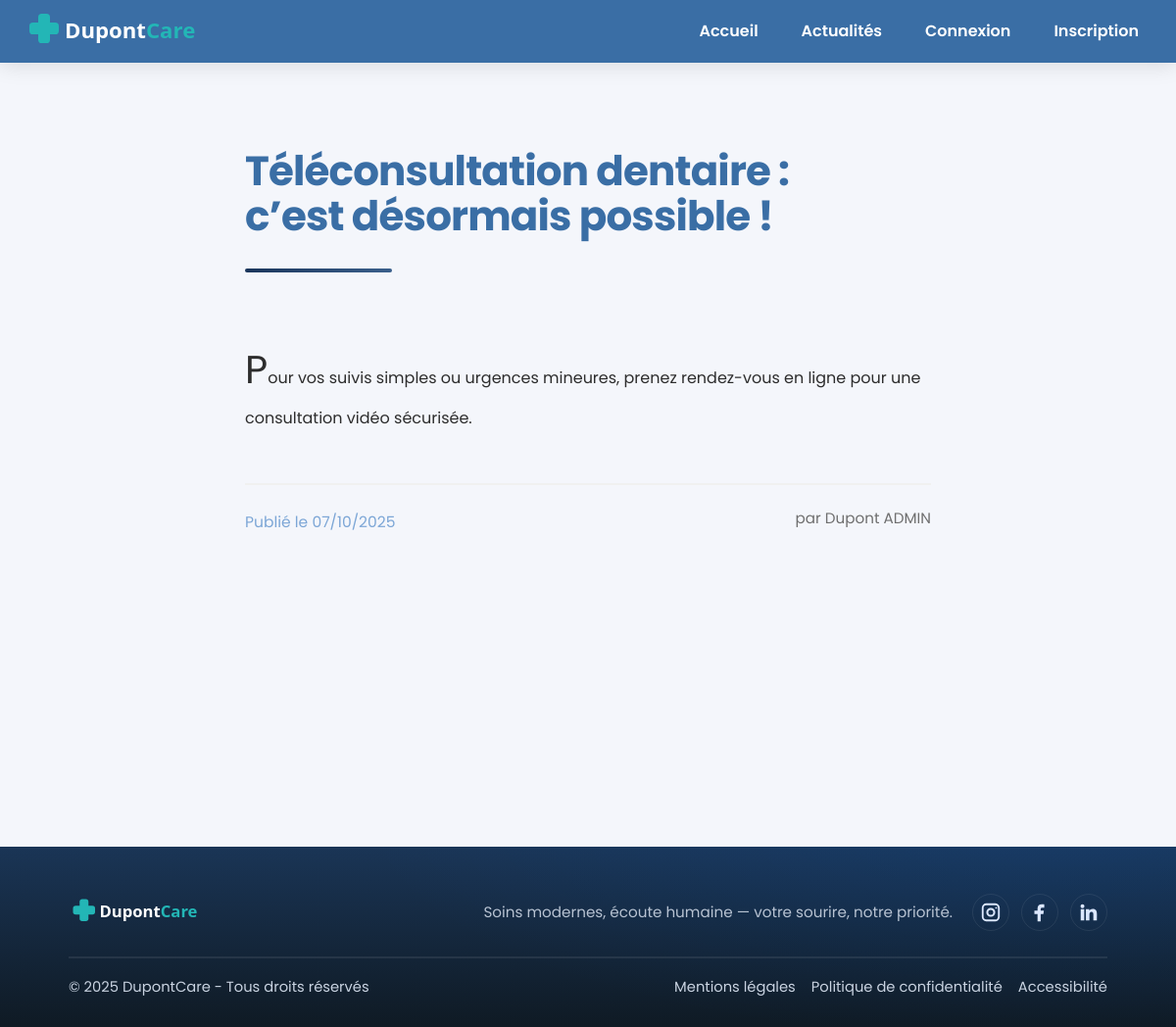
/index.php?page=actus&action=show&id=5, run on an earlier commit of the app's database.
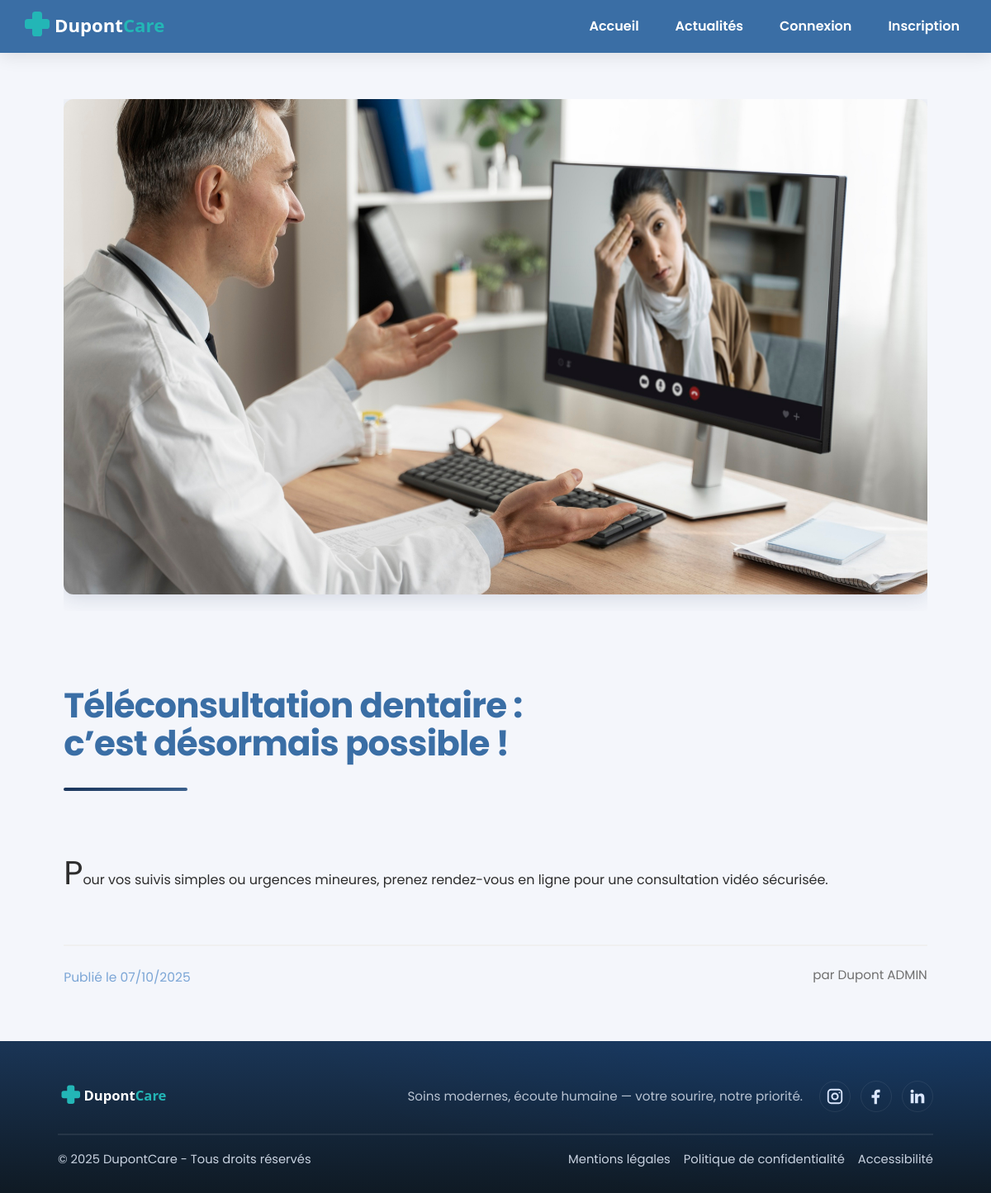
And on a later commit of the database.
### tables this page shows
CREATE TABLE `actualite` (
  `id` int(10) UNSIGNED NOT NULL,
  `auteur_id` int(10) UNSIGNED NOT NULL,
  `titre` varchar(200) NOT NULL,
  `contenu` mediumtext NOT NULL,
  `date_publication` datetime DEFAULT NULL,
  `statut` enum('BROUILLON','PUBLIE','ARCHIVE') NOT NULL DEFAULT 'BROUILLON',
  `image` varchar(255) DEFAULT NULL
);

CREATE TABLE `utilisateur` (
  `id` int(10) UNSIGNED NOT NULL,
  `role` enum('PATIENT','MEDECIN','SECRETAIRE') NOT NULL,
  `nom` varchar(100) NOT NULL,
  `prenom` varchar(100) NOT NULL,
  `email` varchar(190) NOT NULL,
  `telephone` varchar(30) DEFAULT NULL,
  `avatar` varchar(255) DEFAULT NULL,
  `password_hash` varchar(255) NOT NULL,
  `date_inscription` datetime NOT NULL DEFAULT current_timestamp(),
  `date_naissance` date DEFAULT NULL
);

### app/controllers/ActusController.php (called while the page is built, shortened)
<?php
class ActusController {
    private $actuModel;
    public function __construct() {
        $this->actuModel = new ActuModel();
    }
    public function show($id) {
        $actu = $this->actuModel->getActuById($id);
        require_once 'app/views/detail-actu.php';
    }
}

### app/core/App.php (called while the page is built, shortened)
<?php
class App {
    public function run() {
        $action = $_GET['action'] ?? 'index';
        $method = $action;
        $params = [];
        if (isset($_GET['id'])) {
            $params[] = $_GET['id'];
        }
        try {
            $controller = new $controllerClass();
            call_user_func_array([$controller, $method], $params);
        } catch (\Exception $e) {
            error_log("Exception détaillée: " . $e->getMessage());
            error_log("Fichier: " . $e->getFile() . " ligne " . $e->getLine());
            error_log("Stack trace: " . $e->getTraceAsString());
            http_response_code(404);
            include __DIR__ . '/../views/error/404.php';
        }
    }
}

### index.php (called while the page is built, shortened)
<?php
spl_autoload_register(function ($class) {
    $path = __DIR__ . '/' . str_replace('\\', '/', $class) . '.php';
});
$app = new App();
$app->run();

### app/core/Model.php (called while the page is built, shortened)
<?php
abstract class Model {
    public function __construct() {
        $this->db = Database::getInstance();
    }
}

### app/models/database.php (called while the page is built, shortened)
<?php
class Database {
    private static $instance = null;
    private $connection;
    private function __construct() {
        $host = 'localhost';
        $dbname = 'bdd_dupont';
        $user = 'root';
        $pass = '';
        $options = [
            PDO::ATTR_ERRMODE => PDO::ERRMODE_EXCEPTION,
            PDO::ATTR_DEFAULT_FETCH_MODE => PDO::FETCH_ASSOC,
            PDO::MYSQL_ATTR_INIT_COMMAND => 'SET NAMES utf8mb4'
        ];
        try {
            $this->connection = new PDO(
                "mysql:host=$host;dbname=$dbname",
                $user,
                $pass,
                $options
            );
        } catch (PDOException $e) {
            die('Erreur connexion BDD : ' . $e->getMessage());
        }
    }
    public function prepare($sql) {
        return $this->connection->prepare($sql);
    }
    public static function getInstance() {
        if (self::$instance === null) {
            self::$instance = new self();
        }
        return self::$instance;
    }
}

### app/models/ActuModel.php (called while the page is built, shortened)
<?php
class ActuModel extends Model {
    public function getActuById($id) {
        $sql = "SELECT a.*, u.nom as auteur_nom, u.prenom as auteur_prenom
                FROM actualite a
                JOIN utilisateur u ON a.auteur_id = u.id
                WHERE a.id = ? AND a.statut = 'PUBLIE'";
        $stmt = $this->db->prepare($sql);
        $stmt->execute([$id]);
        return $stmt->fetch();
    }
}

### app/views/detail-actu.php (the view, shortened to what this page needs)
<?php
include __DIR__ . '/templates/header.php';
?>
<link rel="stylesheet" href="css/detail-actu.css?v=<?php echo time(); ?>">
<main>
  <section class="actu-section">
    <div class="actu-detail-container">
      <?php if (empty($actu)): ?>
        <p class="no-actus">Aucune actualité n'est disponible pour le moment.</p>
      <?php else: ?>
        <article class="actu-detail">
          <div class="actu-detail-flex<?php echo empty($actu['image']) ? ' no-image' : ''; ?>">
            <?php if (!empty($actu['image'])): ?>
              <div class="actu-detail-image">
                <img src="/cabinetdupont/public/uploads/<?php echo htmlspecialchars($actu['image']); ?>" alt="Image de l'actualité">
              </div>
            <?php endif; ?>
            <div class="actu-detail-content-block">
              <h3><?php echo htmlspecialchars($actu['titre']); ?></h3>
              <div class="actu-detail-content">
                <p><?php echo nl2br(htmlspecialchars($actu['contenu'])); ?></p>
              </div>
              <div class="actu-detail-meta">
                <span class="actu-date">Publié le <?php echo date('d/m/Y', strtotime($actu['date_publication'])); ?></span>
                <span class="actu-author meta-author">par <?php echo htmlspecialchars($actu['auteur_prenom'] . ' ' . $actu['auteur_nom']); ?></span>
              </div>
            </div>
          </div>
        </article>
      <?php endif; ?>
    </div>
  </section>
</main>
<?php include __DIR__ . '/templates/footer.php'; ?>

### app/views/templates/header.php (shortened to what this page needs)
<!DOCTYPE html>
<html lang="fr">
<head>
    <link rel="stylesheet" href="<?php echo BASE_URL; ?>/css/style.css" />
    <link rel="stylesheet" href="<?php echo BASE_URL; ?>/css/header.css" />
    <link rel="stylesheet" href="<?php echo BASE_URL; ?>/css/footer.css" />
    <link rel="stylesheet" href="<?php echo BASE_URL; ?>/css/horaires.css" />
    <link rel="stylesheet" href="<?php echo BASE_URL; ?>/css/login.css" />
    <link rel="stylesheet" href="<?php echo BASE_URL; ?>/css/register.css" />
    <link rel="stylesheet" href="<?php echo BASE_URL; ?>/css/actu.css" />
    <link rel="stylesheet" href="<?php echo BASE_URL; ?>/css/admin.css" />
    <link rel="stylesheet" href="<?php echo BASE_URL; ?>/css/actu-create.css" />
    <link rel="stylesheet" href="<?php echo BASE_URL; ?>/css/actu-posts.css" />
    <link rel="stylesheet" href="<?php echo BASE_URL; ?>/css/table-sort.css" />
    <link rel="stylesheet" href="<?php echo BASE_URL; ?>/css/tabs.css" />
    <link rel="stylesheet" href="<?php echo BASE_URL; ?>/css/profil.css" />
    <link rel="stylesheet" href="<?php echo BASE_URL; ?>/css/alerts.css" />
    <link rel="stylesheet" href="<?php echo BASE_URL; ?>/css/horaires.css" />
    <link rel="stylesheet" href="<?php echo BASE_URL; ?>/css/horaires-admin.css" />
</head>
<body>
    <header>
        <div class="container">
            <a href="index.php" class="logo">
                <img src="/cabinetdupont/assets/dupontcare-logo-horizontal-DUPONT-white.svg" alt="DupontCare" />
            </a>
            <nav>
                <ul>
                    <li><a href="index.php?page=home">Accueil</a></li>
                    <li><a href="index.php?page=actus">Actualités</a></li>
                    <?php if (isset($_SESSION['user_id'])): ?>
                        <?php if (isset($_SESSION['user_role']) && ($_SESSION['user_role'] === 'MEDECIN' || $_SESSION['user_role'] === 'SECRETAIRE')): ?>
                            <li>
                                <a href="index.php?page=admin">Administration</a>
                            </li>
                        <?php endif; ?>
                        <li><a href="index.php?page=user&action=profile">Mon profil</a></li>
                        <li><a href="index.php?page=auth&action=logout">Déconnexion</a></li>
                    <?php else: ?>
                        <li><a href="index.php?page=auth&action=login">Connexion</a></li>
                        <li><a href="index.php?page=auth&action=register">Inscription</a></li>
                    <?php endif; ?>
                </ul>
            </nav>
        </div>
    </header>

### app/views/templates/footer.php (shortened to what this page needs)
<footer class="site-footer" role="contentinfo">
        <div class="container">
            <div class="footer-top">
                <a href="index.php" class="footer-brand">
                    <img src="/cabinetdupont/assets/dupontcare-logo-horizontal-DUPONT-white.svg" alt="DupontCare" />
                </a>
                <p class="footer-tagline">
                    Soins modernes, écoute humaine — votre sourire, notre priorité.
                </p>
                <ul class="footer-social" aria-label="Réseaux sociaux">
                    <li>
                        <a href="#" aria-label="Instagram" target="_blank" rel="noopener noreferrer">
                        </a>
                    </li>
                    <li>
                        <a href="#" aria-label="Facebook" target="_blank" rel="noopener noreferrer">
                            <svg width="22" height="22" viewBox="0 0 24 24" aria-hidden="true">
                                <path fill="currentColor" d="M13 22v-8h3l.5-4H13V8.5c0-1.1.3-1.8 1.9-1.8H17V3.2C16.6 3.1 15.5 3 14.2 3 11.4 3 9.5 4.6 9.5 7.7V10H6v4h3.5v8z"/>
                            </svg>
                        </a>
                    </li>
                    <li>
                        <a href="#" aria-label="LinkedIn" target="_blank" rel="noopener noreferrer">
                            <svg width="22" height="22" viewBox="0 0 24 24" aria-hidden="true">
                                <path fill="currentColor" d="M6.94 8.5V21H3V8.5zM4.97 3a2.2 2.2 0 1 1 0 4.4 2.2 2.2 0 0 1 0-4.4M21 21h-3.93v-6.1c0-1.45-.03-3.31-2.02-3.31-2.03 0-2.34 1.58-2.34 3.21V21H8.78V8.5h3.77v1.7h.05c.53-1 1.82-2.05 3.74-2.05 4 0 4.74 2.63 4.74 6.06z"/>
                            </svg>
                        </a>
                    </li>
                </ul>
            </div>
            <div class="footer-bottom">
                <p>
                    &copy; <?php echo date('Y'); ?> DupontCare - Tous droits réservés
                </p>
                <ul class="footer-legal">
                    <li><a href="index.php?page=mentions-legales">Mentions légales</a></li>
                    <li><a href="index.php?page=confidentialite">Politique de confidentialité</a></li>
                    <li><a href="index.php?page=accessibilite">Accessibilité</a></li>
                </ul>
            </div>
        </div>
    </footer>
</body>
</html>

### css/style.css (style rules this page uses)
* { box-sizing: border-box; margin: 0; padding: 0; scroll-behavior: auto; }
body { font-family: 'Poppins', system-ui, -apple-system, Segoe UI, Roboto, Arial, sans-serif; line-height: 1.6; color: #333; }
main { min-height: 100vh; width: 100%; }
:root { --bg: #f4f6fb; --brand: #3a6ea5; --accent: #00c6ff; --accent-2: #0072ff; --text: #1e2936; --white: #fff; }
.container { max-width: 1200px; margin: 0 auto; padding: 0 24px; }
* { box-sizing: border-box; margin: 0; padding: 0; }
html, body { height: 100%; }
body { font-family: 'Poppins', system-ui, -apple-system, Segoe UI, Roboto, Arial, sans-serif; background: var(--bg); color: var(--text); line-height: 1.6; }
.container { width: 100%; max-width: 1200px; margin: 0 auto; padding: 0 24px; box-sizing: border-box; }

### css/header.css (style rules this page uses)
:root { --brand: #3a6ea5; --accent: #00c6ff; --white: #fff; }
header { background: var(--brand); box-shadow: 0 4px 20px rgba(0,0,0,0.1); width: 100%; position: relative; }
header .container { display: flex; align-items: center; justify-content: space-between; height: 64px; max-width: 1200px; margin: 0 auto; padding: 0 24px; }
.logo img { height: 48px; width: auto; display: block; }
nav ul { list-style: none; display: flex; gap: 16px; margin: 0; padding: 0; }
nav a { color: var(--white); text-decoration: none; font-weight: 600; font-size: 1rem; padding: 6px 14px; border-radius: 6px; transition: background 0.2s, color 0.2s; }

### css/footer.css (style rules this page uses)
:root { --footer-bg: #0f1724; --footer-text: #c9d3e1; --footer-heading: #ffffff; --footer-line: rgba(255,255,255,0.08); --brand: #3a6ea5; }
.site-footer { color: var(--footer-text); background: radial-gradient(1200px 400px at 90% -20%, rgba(0,114,255,0.10), transparent 60%), linear-gradient(180deg, #1a3556 0%, #0f1a24 100%); background-color: var(--footer-bg); padding-top: 48px; padding-bottom: 28px; }
.site-footer .container { max-width: 1100px; padding: 0 20px; }
.footer-top { display: grid; grid-template-columns: 1fr auto auto; gap: 20px; align-items: center; padding-bottom: 26px; border-bottom: 1px solid var(--footer-line); }
.footer-brand img { height: 36px; width: auto; display: block; }
.footer-tagline { margin: 0; font-size: 0.95rem; opacity: 0.9; }
.footer-social { display: flex; gap: 12px; list-style: none; margin: 0; padding: 0; }
.footer-social a { display: inline-flex; align-items: center; justify-content: center; width: 38px; height: 38px; border-radius: 50%; border: 1px solid var(--footer-line); color: #dbe7ff; text-decoration: none; transition: transform .18s ease, background-color .18s ease, border-color .18s ease; }
.footer-bottom { padding-top: 18px; border-top: 1px solid var(--footer-line); display: flex; align-items: center; justify-content: space-between; gap: 14px; font-size: 0.92rem; }
.footer-legal { display: flex; gap: 16px; list-style: none; margin: 0; padding: 0; }
.footer-legal a { color: var(--footer-text); text-decoration: none; }

### css/login.css (style rules this page uses)
html, body { height: 100%; }
body { display: flex; flex-direction: column; min-height: 100vh; }
main { flex: 1 0 auto; }
.site-footer { flex-shrink: 0; }
body { font-family: 'Poppins', system-ui, -apple-system, Segoe UI, Roboto, Arial, sans-serif; background: #f4f6fb; color: #1e2936; margin: 0; min-height: 100vh; }

### css/register.css (style rules this page uses)
body { font-family: 'Poppins', system-ui, -apple-system, Segoe UI, Roboto, Arial, sans-serif; background: #f4f6fb; color: #1e2936; margin: 0; min-height: 100vh; }
html, body { height: 100%; }
body { display: flex; flex-direction: column; min-height: 100vh; }
main { flex: 1 0 auto; }
.site-footer { flex-shrink: 0; }

### css/actu.css (style rules this page uses)
.actu-section { max-width: 1200px; margin: 0 auto; padding: 48px 16px 64px 16px; }
.actu-date { font-size: 0.97rem; color: #7ca6d6; align-self: flex-end; margin-top: 8px; }

What changed in the data, as far as the page shows it:
changed actualite "Téléconsultation dentaire : c’est désormais possible !": image: picture added
